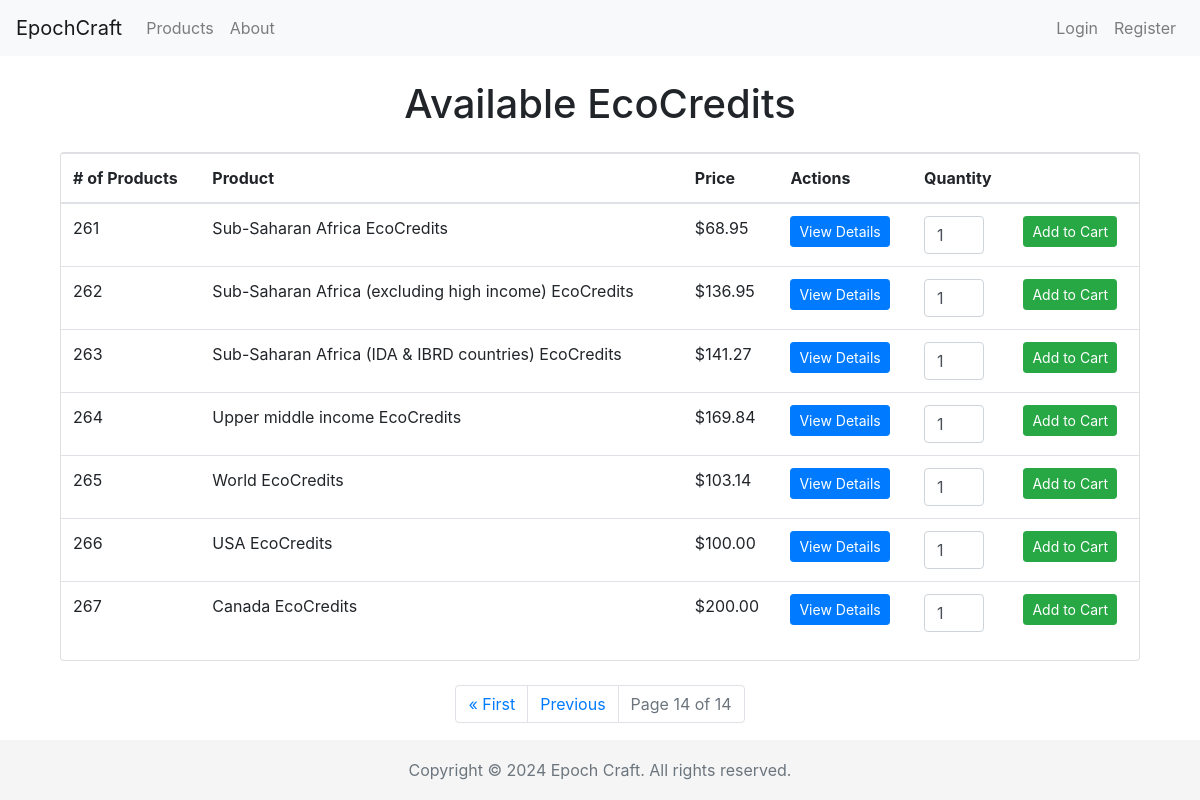
Page /products/?page=14 on the earlier database version.
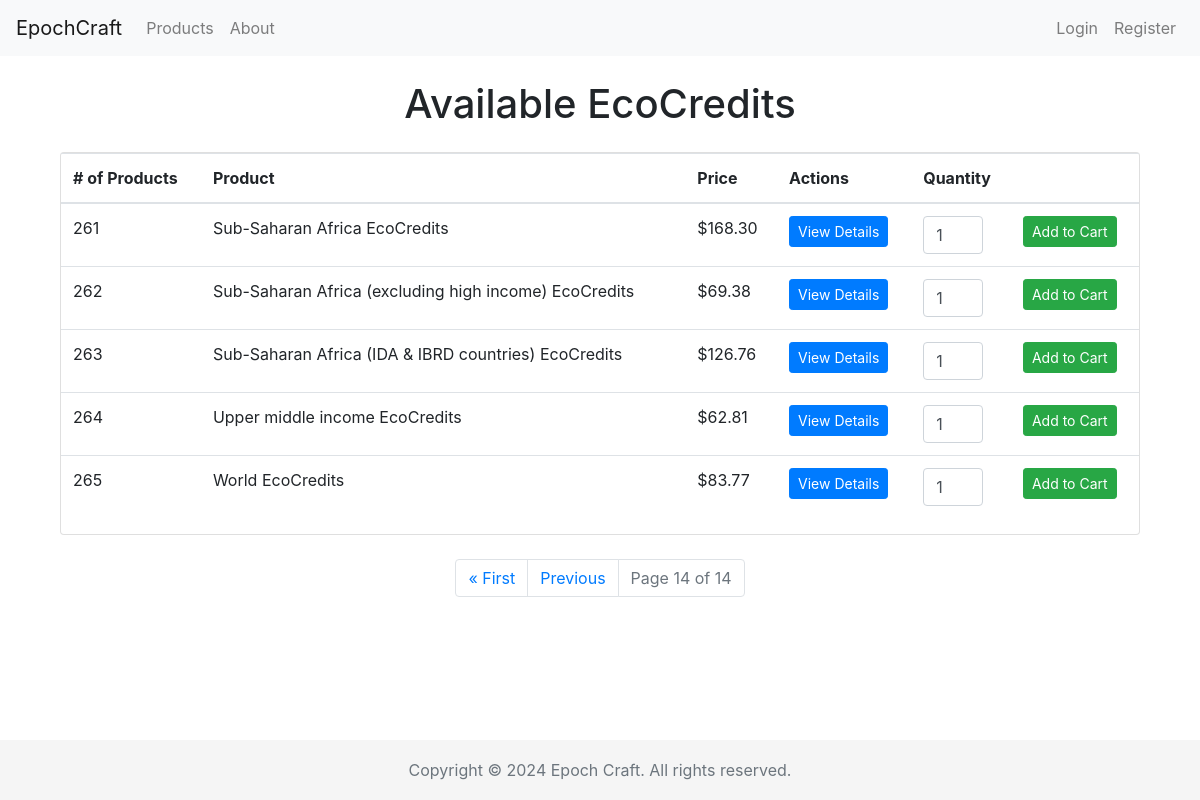
Same page on the later database version.
### cc_shop/models.py (models this page shows, shortened)
class Product(models.Model):
    country = models.ForeignKey(Country, on_delete=models.CASCADE, related_name='products')
    description = models.TextField()
    price = models.DecimalField(max_digits=10, decimal_places=2)
    type = models.CharField(max_length=50)   # Types could be like "Carbon Offset", "Renewable Energy Credit", etc

class Country(models.Model):
    country_code = models.CharField(max_length=3, primary_key=True)
    country_name = models.CharField(max_length=100)
    def __str__(self):
        return self.country_name

### cc_shop/views.py (the view)
# urls.py: path('products/', views.list_products, name='list_products'),
def list_products(request):
    query = request.GET.get('query', '').lower()
    if query:
        if 'ecocredits' in query:
            products = Product.objects.all().order_by('id')
        else:
            products = Product.objects.filter(country__country_name__icontains=query).order_by('id')  # Added ordering
    else:
        products = Product.objects.all().order_by('id')
    paginator = Paginator(products, 20)   # Show 20 products per page
    page_number = request.GET.get('page')
    try:
        products_page_obj = paginator.page(page_number)
    except PageNotAnInteger:
        products_page_obj = paginator.page(1)
    except EmptyPage:
        products_page_obj = paginator.page(paginator.num_pages)
    start_index = (products_page_obj.number - 1) * paginator.per_page + 1
    return render(request, 'list_products.html', {'products_page_obj': products_page_obj, 'start_index': start_index})

### cc_shop/templates/list_products.html (shortened to what this page needs)
{% extends 'base.html' %}
{% block content %}
<div class="container mt-4">
    <h1 class="text-center mb-4">Available EcoCredits</h1>
    <div class="card">
        <table class="table table-hover">
            <thead>
                <tr>
                    <th># of Products</th>
                    <th>Product</th>
                    <th>Price</th>
                    <th>Actions</th>
                    <th>Quantity</th>
                    <th></th>
                </tr>
            </thead>
            <tbody>
                {% for product in products_page_obj %}
                <tr>
                    <td>{{ start_index|add:forloop.counter0 }}</td>
                    <td>{{ product.country }} EcoCredits</td>
                    <td>${{ product.price }}</td>
                    <td><a href="{% url 'product_detail' product.id %}" class="btn btn-primary btn-sm" id="view-button">View Details</a></td>
                    <td>
                        <input type="number" name="quantity" value="1" min="1" max="99" class="form-control" style="width: 60px;">
                    </td>
                    <td>
                        <form action="{% url 'add_to_cart' product.id %}" method="post" class="d-inline">
                            <button type="submit" class="btn btn-success btn-sm">Add to Cart</button>
                        </form>
                    </td>
                </tr>
                {% empty %}
                <tr><td colspan="4">No products found.</td></tr>
                {% endfor %}
            </tbody>
        </table>
    </div>
    <div class="row justify-content-center mt-4">
        <nav aria-label="Page navigation">
            <ul class="pagination">
                {% if products_page_obj.has_previous %}
                    <li class="page-item"><a class="page-link" href="?page=1">&laquo; First</a></li>
                    <li class="page-item"><a class="page-link" href="?page={{ products_page_obj.previous_page_number }}">Previous</a></li>
                {% endif %}
                <li class="page-item disabled"><a class="page-link" href="#">Page {{ products_page_obj.number }} of {{ products_page_obj.paginator.num_pages }}</a></li>
            </ul>
        </nav>
    </div>
</div>
{% endblock %}

### cc_shop/templates/base.html (shortened to what this page needs)
<!DOCTYPE html>
<html lang="en">
<head>
    <link href="https://stackpath.bootstrapcdn.com/bootstrap/4.5.2/css/bootstrap.min.css" rel="stylesheet">
    <link href="https://cdnjs.cloudflare.com/ajax/libs/font-awesome/5.15.1/css/all.min.css" rel="stylesheet">
</head>
<body>
    <nav class="navbar navbar-expand-lg navbar-light bg-light">
        <a class="navbar-brand" href="{% url 'home' %}">EpochCraft</a>
        <div class="collapse navbar-collapse" id="navbarNav">
            <ul class="navbar-nav mr-auto">
                <li class="nav-item">
                    <a class="nav-link" href="{% url 'list_products' %}">Products</a>
                </li>
                <li class="nav-item">
                    <a class="nav-link" href="{% url 'about' %}">About</a>
                </li>
            </ul>
            <ul class="navbar-nav">
                {% if user.is_authenticated %}
                    <li class="nav-item">
                        <a class="nav-link" href="{% url 'dashboard' %}">Dashboard</a>
                    </li>
                    <li class="nav-item">
                        <a class="nav-link" href="{% url 'cart_detail' %}">
                            <i class="fas fa-shopping-cart"></i> Cart
                        </a>
                    </li>
                    <li class="nav-item">
                        <a class="nav-link" href="{% url 'logout' %}">Logout</a>
                    </li>
                {% else %}
                    <li class="nav-item">
                        <a class="nav-link" href="{% url 'login' %}">Login</a>
                    </li>
                    <li class="nav-item">
                        <a class="nav-link" href="{% url 'register' %}">Register</a>
                    </li>
                {% endif %}
            </ul>
        </div>
    </nav>
    <div class="container">
        {% block content %}{% endblock %}
    </div>
    <footer class="footer">
        <div class="container text-center">
            <span class="text-muted">Copyright &copy; {% now "Y" %} Epoch Craft. All rights reserved.</span>
        </div>
    </footer>
</body>
</html>

### cc_shop/templates/base.html (style rules this page uses)
html { position: relative; min-height: 100%; }
body { margin-bottom: 60px; }
.footer { position: absolute; bottom: 0; width: 100%; height: 60px; line-height: 60px; background-color: #f5f5f5; }

Differences in the rows shown:
removed Product: id "261", country "Sub-Saharan Africa", price "68.95"
removed Product: id "262", country "Sub-Saharan Africa (excluding high income)", price "136.95"
removed Product: id "263", country "Sub-Saharan Africa (IDA & IBRD countries)", price "141.27"
removed Product: id "264", country "Upper middle income", price "169.84"
removed Product: id "265", country "World", price "103.14"
removed Product: id "266", country "USA", price "100.00"
removed Product: id "267", country "Canada", price "200.00"
added Product: counter0 "261", country "Sub-Saharan Africa", price "168.30"
added Product: counter0 "262", country "Sub-Saharan Africa (excluding high income)", price "69.38"
added Product: counter0 "263", country "Sub-Saharan Africa (IDA & IBRD countries)", price "126.76"
added Product: counter0 "264", country "Upper middle income", price "62.81"
added Product: counter0 "265", country "World", price "83.77"
